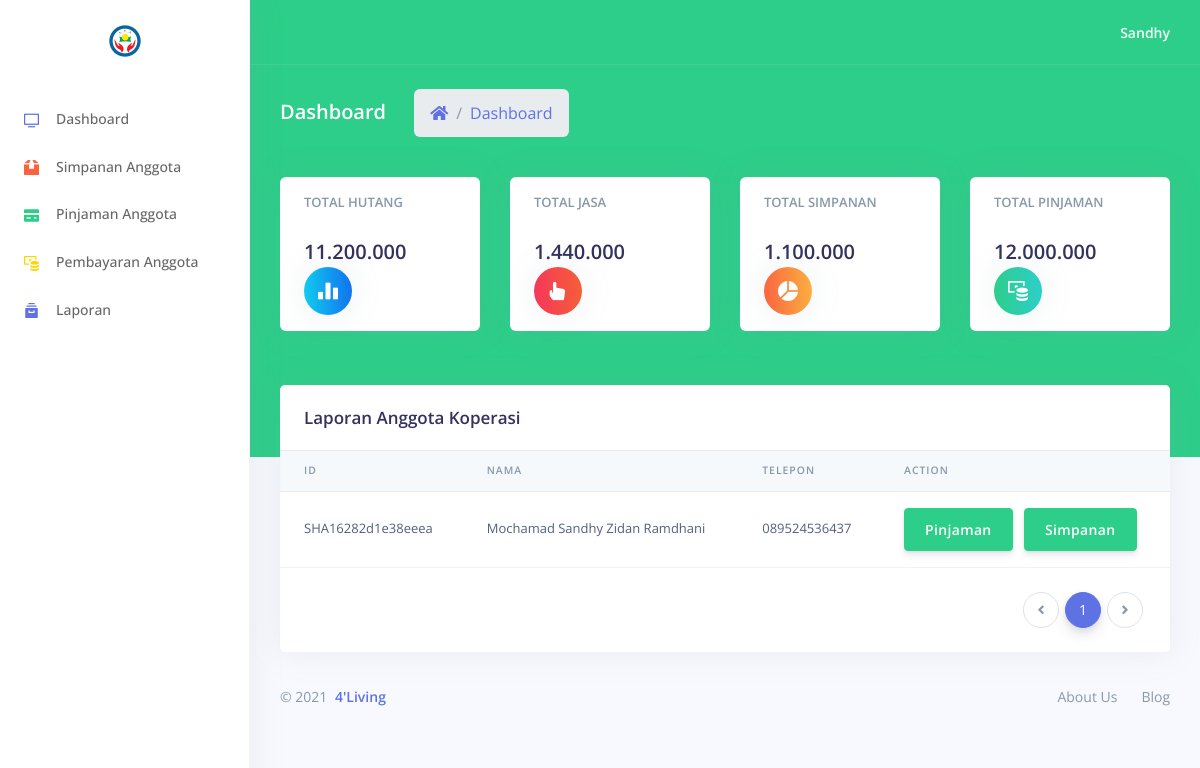
The page /user/tampilan/index.php on the database its author committed.
### tables this page shows
CREATE TABLE `user` (
  `ID_USER` varchar(255) NOT NULL,
  `EMAIL` varchar(244) NOT NULL,
  `USERNAME` varchar(20) NOT NULL,
  `PASSWORD` varchar(15) NOT NULL,
  `NAMA` varchar(255) NOT NULL,
  `JALAN` varchar(255) NOT NULL,
  `KELURAHAN` varchar(255) NOT NULL,
  `KECAMATAN` varchar(255) NOT NULL,
  `KODE_POS` int(5) NOT NULL,
  `TELEPON` varchar(15) NOT NULL,
  `STATUS` varchar(255) DEFAULT NULL,
  PRIMARY KEY (`ID_USER`)
);

### user/config-index/read.php (called while the page is built)
<?php
include "../../login/config/config.php";
$query_total_jasa = mysqli_query($conn, "SELECT SUM(pinjaman.BUNGA) AS 'total_jasa' FROM pinjaman") or die($mysqlierror);
$datajasa = mysqli_fetch_assoc($query_total_jasa);
$totaljasa =$datajasa["total_jasa"];
$query_total_simpanan = mysqli_query($conn, "SELECT SUM(simpanan.SALDO) AS 'total_simpanan' FROM simpanan") or die($mysqli_error);
$datasimpanan = mysqli_fetch_assoc($query_total_simpanan);
$totalsimpanan =$datasimpanan["total_simpanan"];
$query_total_pinjaman = mysqli_query($conn, "SELECT SUM(pinjaman.JUMLAH_PINJAMAN) AS 'total_pinjaman' FROM pinjaman") or die($mysqli_error);
$datapinjaman = mysqli_fetch_assoc($query_total_pinjaman);
$totalpinjaman =$datapinjaman["total_pinjaman"];
$query_total_user = mysqli_query($conn, "SELECT MIN(pembayaran.SISA_PEMBAYARAN) AS 'sisa_pembayaran' FROM pembayaran") or die($mysqli_error);
$datauser = mysqli_fetch_assoc($query_total_user);
$totaluser = $datauser["sisa_pembayaran"];

### user/config-laporan/read.php (called while the page is built, shortened)
<?php
 $sqluser = "SELECT SUM(simpanan.SALDO) as total_wajib, user.* FROM simpanan INNER JOIN user ON simpanan.ID_USER = user.ID_USER WHERE simpanan.JENIS_SIMPANAN = 'Wajib' GROUP BY ID_USER;";

### user/tampilan/index.php (the view, shortened to what this page needs)
<!DOCTYPE html>
<html>
<head>
  <link rel="stylesheet" href="../assets/vendor/nucleo/css/nucleo.css" type="text/css">
  <link rel="stylesheet" href="../assets/vendor/@fortawesome/fontawesome-free/css/all.min.css" type="text/css">
  <link rel="stylesheet" href="../assets/css/argon.css?v=1.2.0" type="text/css">
</head>
<body>
  <?php include 'sidebar.php' ?>
  <div class="main-content" id="panel">
    <?php include 'topbar.php' ?>
    <div class="header bg-success pb-7">
      <div class="container-fluid">
        <div class="header-body">
          <div class="row align-items-center py-4">
            <div class="col-lg-6 col-7">
              <h6 class="h2 text-white d-inline-block mb-0">Dashboard</h6>
              <nav aria-label="breadcrumb" class="d-none d-md-inline-block ml-md-4">
                <ol class="breadcrumb breadcrumb-links breadcrumb-dark">
                  <li class="breadcrumb-item"><a href="#"><i class="fas fa-home"></i></a></li>
                  <li class="breadcrumb-item"><a href="#">Dashboard</a></li>
                </ol>
              </nav>
            </div>
          </div>
          <div class="row">
            <div class="col-xl-3 col-md-6">
              <div class="card card-stats">
                <div class="card-body">
                  <div class="row">
                    <div class="col">
                      <h5 class="card-title text-uppercase text-muted mb-4">Total Hutang</h5>
                      <span class="h2 font-weight-bold mb-0"><?php
                                                              include "../config-index/read.php";
                                                              echo number_format($totaluser, 0, '','.') ?></span>
                    </div>
                    <div class="col-auto">
                      <div class="icon icon-shape bg-gradient-info text-white rounded-circle shadow">
                        <i class="ni ni-chart-bar-32"></i>
                      </div>
                    </div>
                  </div>
                </div>
              </div>
            </div>
            <div class="col-xl-3 col-md-6">
              <div class="card card-stats">
                <div class="card-body">
                  <div class="row">
                    <div class="col">
                      <h5 class="card-title text-uppercase text-muted mb-4">Total Jasa</h5>
                      <span class="h2 font-weight-bold mb-0" id="totaljasa"><?php
                                                                            echo number_format($totaljasa, 0, '', '.') ?></span>
                    </div>
                    <div class="col-auto">
                      <div class="icon icon-shape bg-gradient-red text-white rounded-circle shadow">
                        <i class="ni ni-active-40"></i>
                      </div>
                    </div>
                  </div>
                </div>
              </div>
            </div>
            <div class="col-xl-3 col-md-6">
              <div class="card card-stats">
                <div class="card-body">
                  <div class="row">
                    <div class="col">
                      <h5 class="card-title text-uppercase text-muted mb-4">Total Simpanan</h5>
                      <span class="h2 font-weight-bold mb-0"><?php echo number_format($totalsimpanan, 0, '', '.') ?></span>
                    </div>
                    <div class="col-auto">
                      <div class="icon icon-shape bg-gradient-orange text-white rounded-circle shadow">
                        <i class="ni ni-chart-pie-35"></i>
                      </div>
                    </div>
                  </div>
                </div>
              </div>
            </div>
            <div class="col-xl-3 col-md-6">
              <div class="card card-stats">
                <div class="card-body">
                  <div class="row">
                    <div class="col">
                      <h5 class="card-title text-uppercase text-muted mb-4">Total Pinjaman</h5>
                      <span class="h2 font-weight-bold mb-0"><?php echo number_format($totalpinjaman, 0, '', '.') ?></span>
                    </div>
                    <div class="col-auto">
                      <div class="icon icon-shape bg-gradient-green text-white rounded-circle shadow">
                        <i class="ni ni-money-coins"></i>
                      </div>
                    </div>
                  </div>
                </div>
              </div>
            </div>
          </div>
        </div>
      </div>
    </div>
    <div class="container-fluid mt--6">
      <div class="row">
        <div class="col">
          <div class="card">
            <div class="card-header border-0">
              <h3 class="mb-0">Laporan Anggota Koperasi</h3>
            </div>
          <?php
include "../config-laporan/read.php";
$result = mysqli_query($conn, $sqluser) or die($mysqli_error);
if ($result) {
  if (mysqli_num_rows($result) > 0) {
?>
    <div class='table-responsive'>
      <table class='table align-items-center table-flush'>
        <thead class='thead-light'>
          <tr>
            <th>Id</th>
            <th>Nama</th>
            <th>Telepon</th>
            <th>Action</th>
          </tr>
        </thead>
        <tbody>
          <?php
          while ($row = mysqli_fetch_assoc($result)) {
            echo "<tr>";
            echo "<td>" . $row['ID_USER'] . "</td>";
            echo "<td>" . $row['NAMA'] . "</td>";
            echo "<td>" . $row['TELEPON'] . "</td>";
          ?>
            <td>
              <button class="btn btn-success m1" type="button" data-toggle="modal" data-target="#pinjaman" value="<?php echo $row['ID_USER']  ?>" >Pinjaman</button>
              <button class="btn btn-success m1" type="button" data-toggle="modal" data-target="#simpanan">Simpanan</button>
            </td>
          <?php } ?>
          </tr>
        </tbody>
      </table>
    </div>
<?php
  } else {
    echo "<p class='lead'><em>No records were found.</em></p>";
  }
} else {
  echo "ERROR: Could not able to execute $sql. " . mysqli_error($link);
}
?>
            <div class="card-footer py-4">
              <nav aria-label="...">
                <ul class="pagination justify-content-end mb-0">
                  <li class="page-item disabled">
                    <a class="page-link" href="#" tabindex="-1">
                      <i class="fas fa-angle-left"></i>
                    </a>
                  </li>
                  <li class="page-item active">
                    <a class="page-link" href="#">1</a>
                  </li>
                  <li class="page-item">
                    <a class="page-link" href="#">
                      <i class="fas fa-angle-right"></i>
                    </a>
                  </li>
                </ul>
              </nav>
            </div>
          </div>
        </div>
      </div>
      <?php include "footer.php" ?>
    </div>
  </div>
</body>
</html>

### rows shown on the page
user: ID_USER "SHA16282d1e38eeea", NAMA "Mochamad Sandhy Zidan Ramdhani", TELEPON "089524536437"

### other values the page prints
$totaluser "11.200.000"
$totaljasa "1.440.000"
$totalsimpanan "1.100.000"
$totalpinjaman "12.000.000"
